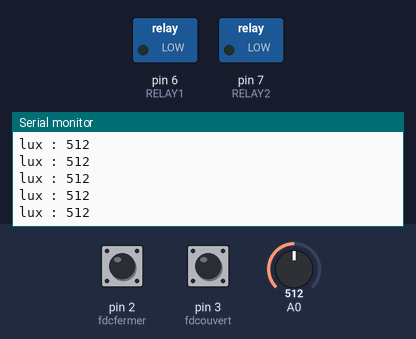
Bench run of a sketch on a simulated Arduino Uno, built with avr-gcc and run on an emulated ATmega328P. Parts: switched loads named in the sketch (green lamp = pin HIGH), the last lines printed to the serial monitor. The test bench sets the inputs (shaded band); at power-on: A0 = 512, pin 2 (fdcfermer) HIGH, pin 3 (fdcouvert) HIGH.

Above: at 1.2 s.
1.3 s: A0 set to 140
At 2.4 s:
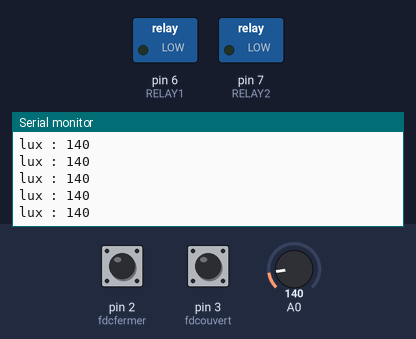
2.8 s: A0 set to 159
At 3.4 s:
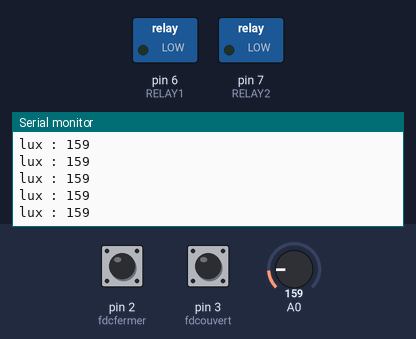
4.3 s: A0 set to 139
At 5.4 s:
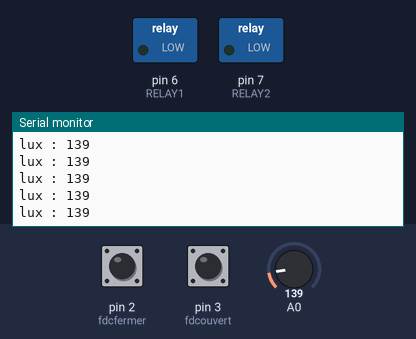
Timing chart, 0 to 7.3 s (numbered marks = the images above; inputs shaded):
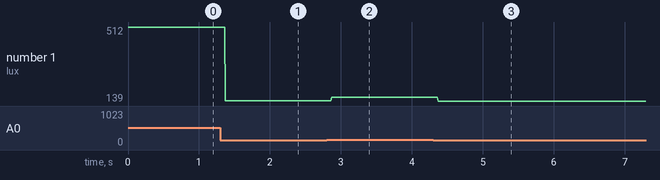

The sketch:

froid_sans_led.ino
```cpp
int lux = analogRead(A0);

 //moteur
int buttonState6 = 0;  //moteur fermer
int fdcfermer=2; //moteur fermer
#define RELAY1 6
#define RELAY2 7
int buttonState7= 0;//moteur ouvrir
int fdcouvert=3;//moteur ouvrir
int sortie_boucle;


void setup() {
  // put your setup code here, to run once:
  Serial.begin(9600);

   ouvrir();
  fermer();
  lame_0();
  lame_90();
  lame_180();

    pinMode(RELAY1, OUTPUT);//moteur
  pinMode(RELAY2, OUTPUT);//moteur
  digitalWrite(RELAY2,LOW);
  digitalWrite(RELAY1,LOW);

  pinMode(fdcouvert, INPUT);//moteur fdc
  pinMode(fdcfermer, INPUT);//moteur fdc

}

int ouvrir(){
  buttonState7 = digitalRead(fdcouvert);
  if (buttonState7==LOW){
    digitalWrite(RELAY2,LOW);
    return 1;
  }
  else{
    lux = analogRead(A0);
    if(lux > 150){
      digitalWrite(RELAY2,LOW);
      return 1;
    }
    digitalWrite(RELAY2,HIGH);
  }
}


int fermer() {
  buttonState6 = digitalRead(fdcfermer);
    if (buttonState6==LOW){
      digitalWrite(RELAY1,LOW);
      return 1;
    }
    else{
      lux = analogRead(A0);
      if(lux < 150){
        digitalWrite(RELAY1,LOW);
        return 1;
      }
      digitalWrite(RELAY1,HIGH);
    }

}

void lame_0() {
   // displayColor(COLOR_BLEU);
    //delay(1000);
    //displayColor(COLOR_RIEN);
}

void lame_90() {
  //displayColor(COLOR_ROUGE);
  //delay(1000);
  //displayColor(COLOR_RIEN);
}

void lame_180() {
  //displayColor(COLOR_VERT);
  //delay(1000);
  //displayColor(COLOR_RIEN);
}

void loop() {
  digitalWrite(RELAY1,LOW);
  digitalWrite(RELAY2,LOW);
  lux = analogRead(A0);
  Serial.print("lux");
  Serial.print(" : ");
  Serial.println(lux);


  sortie_boucle = 0;
  if (lux < 150) {
    while (sortie_boucle == 0){
      sortie_boucle = ouvrir();
      if (buttonState6==LOW){
        lame_90() ;
      }
      else {
        }
      }

  }
  sortie_boucle = 0;
  if (lux >= 149){
    while (sortie_boucle == 0){
      sortie_boucle = fermer();
      if (buttonState6==LOW){
        lame_0() ;
      }
      else {
      }
    }
  }
}
```

Measured:
- after the input at 1.3 s, the serial monitor: prints a new line after 0.07 s (image 1)
- after the input at 2.8 s, the serial monitor: prints a new line after 0.07 s (image 2)
- after the input at 4.3 s, the serial monitor: prints a new line after 0.07 s (image 3)
- plotted number 1: 512 → 140 after the input at 1.3 s, 140 → 159 after the input at 2.8 s, 159 → 139 after the input at 4.3 s
